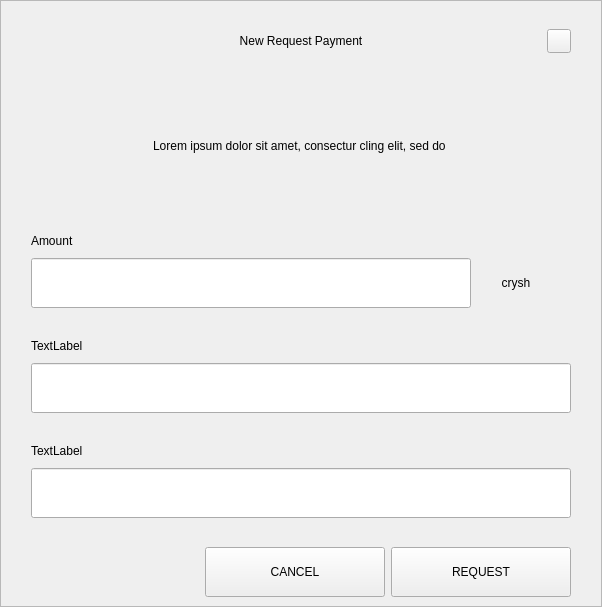
<?xml version="1.0" encoding="UTF-8"?>
<ui version="4.0">
 <class>RequestDialog</class>
 <widget class="QDialog" name="RequestDialog">
  <property name="geometry">
   <rect>
    <x>0</x>
    <y>0</y>
    <width>602</width>
    <height>607</height>
   </rect>
  </property>
  <property name="windowTitle">
   <string>Dialog</string>
  </property>
  <layout class="QVBoxLayout" name="verticalLayout_5">
   <property name="spacing">
    <number>0</number>
   </property>
   <property name="leftMargin">
    <number>0</number>
   </property>
   <property name="topMargin">
    <number>0</number>
   </property>
   <property name="rightMargin">
    <number>0</number>
   </property>
   <property name="bottomMargin">
    <number>0</number>
   </property>
   <item>
    <widget class="QFrame" name="frame">
     <property name="styleSheet">
      <string notr="true"/>
     </property>
     <property name="frameShape">
      <enum>QFrame::StyledPanel</enum>
     </property>
     <property name="frameShadow">
      <enum>QFrame::Raised</enum>
     </property>
     <layout class="QVBoxLayout" name="verticalLayout_4" stretch="1,0,0">
      <property name="spacing">
       <number>0</number>
      </property>
      <property name="leftMargin">
       <number>30</number>
      </property>
      <property name="topMargin">
       <number>20</number>
      </property>
      <property name="rightMargin">
       <number>30</number>
      </property>
      <property name="bottomMargin">
       <number>0</number>
      </property>
      <item>
       <layout class="QHBoxLayout" name="horizontalLayout_3">
        <property name="spacing">
         <number>0</number>
        </property>
        <item>
         <spacer name="horizontalSpacer_21">
          <property name="orientation">
           <enum>Qt::Horizontal</enum>
          </property>
          <property name="sizeHint" stdset="0">
           <size>
            <width>40</width>
            <height>20</height>
           </size>
          </property>
         </spacer>
        </item>
        <item>
         <widget class="QLabel" name="labelTitle">
          <property name="minimumSize">
           <size>
            <width>0</width>
            <height>40</height>
           </size>
          </property>
          <property name="maximumSize">
           <size>
            <width>16777215</width>
            <height>40</height>
           </size>
          </property>
          <property name="styleSheet">
           <string notr="true">padding-left:24px;</string>
          </property>
          <property name="text">
           <string>New Request Payment</string>
          </property>
          <property name="alignment">
           <set>Qt::AlignCenter</set>
          </property>
          <property name="margin">
           <number>7</number>
          </property>
         </widget>
        </item>
        <item>
         <spacer name="horizontalSpacer">
          <property name="orientation">
           <enum>Qt::Horizontal</enum>
          </property>
          <property name="sizeHint" stdset="0">
           <size>
            <width>40</width>
            <height>20</height>
           </size>
          </property>
         </spacer>
        </item>
        <item>
         <widget class="QPushButton" name="btnEsc">
          <property name="minimumSize">
           <size>
            <width>24</width>
            <height>24</height>
           </size>
          </property>
          <property name="maximumSize">
           <size>
            <width>24</width>
            <height>24</height>
           </size>
          </property>
          <property name="focusPolicy">
           <enum>Qt::NoFocus</enum>
          </property>
          <property name="text">
           <string/>
          </property>
         </widget>
        </item>
       </layout>
      </item>
      <item>
       <widget class="QStackedWidget" name="stack">
        <property name="minimumSize">
         <size>
          <width>540</width>
          <height>0</height>
         </size>
        </property>
        <property name="maximumSize">
         <size>
          <width>540</width>
          <height>16777215</height>
         </size>
        </property>
        <property name="currentIndex">
         <number>0</number>
        </property>
        <widget class="QWidget" name="page_1">
         <property name="minimumSize">
          <size>
           <width>540</width>
           <height>0</height>
          </size>
         </property>
         <property name="maximumSize">
          <size>
           <width>540</width>
           <height>16777215</height>
          </size>
         </property>
         <layout class="QVBoxLayout" name="layout1">
          <property name="spacing">
           <number>0</number>
          </property>
          <property name="leftMargin">
           <number>0</number>
          </property>
          <property name="topMargin">
           <number>0</number>
          </property>
          <property name="rightMargin">
           <number>0</number>
          </property>
          <property name="bottomMargin">
           <number>0</number>
          </property>
          <item>
           <spacer name="verticalSpacer_21">
            <property name="orientation">
             <enum>Qt::Vertical</enum>
            </property>
            <property name="sizeType">
             <enum>QSizePolicy::Fixed</enum>
            </property>
            <property name="sizeHint" stdset="0">
             <size>
              <width>20</width>
              <height>30</height>
             </size>
            </property>
           </spacer>
          </item>
          <item alignment="Qt::AlignHCenter">
           <widget class="QLabel" name="labelMessage">
            <property name="minimumSize">
             <size>
              <width>400</width>
              <height>50</height>
             </size>
            </property>
            <property name="text">
             <string>Lorem ipsum dolor sit amet, consectur cling elit, sed do </string>
            </property>
            <property name="alignment">
             <set>Qt::AlignCenter</set>
            </property>
            <property name="wordWrap">
             <bool>true</bool>
            </property>
           </widget>
          </item>
          <item alignment="Qt::AlignBottom">
           <widget class="QWidget" name="containerAmount" native="true">
            <layout class="QVBoxLayout" name="verticalLayout">
             <property name="spacing">
              <number>9</number>
             </property>
             <property name="leftMargin">
              <number>0</number>
             </property>
             <property name="topMargin">
              <number>0</number>
             </property>
             <property name="rightMargin">
              <number>0</number>
             </property>
             <property name="bottomMargin">
              <number>0</number>
             </property>
             <item>
              <widget class="QLabel" name="labelSubtitleAmount">
               <property name="minimumSize">
                <size>
                 <width>350</width>
                 <height>16</height>
                </size>
               </property>
               <property name="maximumSize">
                <size>
                 <width>16777215</width>
                 <height>16</height>
                </size>
               </property>
               <property name="text">
                <string>Amount</string>
               </property>
              </widget>
             </item>
             <item alignment="Qt::AlignTop">
              <widget class="QWidget" name="layoutAmount" native="true">
               <layout class="QHBoxLayout" name="horizontalLayout" stretch="2,0">
                <property name="spacing">
                 <number>0</number>
                </property>
                <property name="leftMargin">
                 <number>0</number>
                </property>
                <property name="topMargin">
                 <number>0</number>
                </property>
                <property name="rightMargin">
                 <number>0</number>
                </property>
                <property name="bottomMargin">
                 <number>0</number>
                </property>
                <item>
                 <widget class="QLineEdit" name="lineEditAmount">
                  <property name="minimumSize">
                   <size>
                    <width>0</width>
                    <height>50</height>
                   </size>
                  </property>
                  <property name="maximumSize">
                   <size>
                    <width>16777215</width>
                    <height>50</height>
                   </size>
                  </property>
                 </widget>
                </item>
                <item>
                 <widget class="QWidget" name="comboContainer" native="true">
                  <property name="minimumSize">
                   <size>
                    <width>100</width>
                    <height>50</height>
                   </size>
                  </property>
                  <property name="maximumSize">
                   <size>
                    <width>16777215</width>
                    <height>50</height>
                   </size>
                  </property>
                  <layout class="QHBoxLayout" name="horizontalLayout_31">
                   <property name="spacing">
                    <number>0</number>
                   </property>
                   <property name="leftMargin">
                    <number>0</number>
                   </property>
                   <property name="topMargin">
                    <number>0</number>
                   </property>
                   <property name="rightMargin">
                    <number>10</number>
                   </property>
                   <property name="bottomMargin">
                    <number>0</number>
                   </property>
                   <item>
                    <widget class="QLabel" name="comboBoxCoin">
                     <property name="text">
                      <string>crysh</string>
                     </property>
                     <property name="alignment">
                      <set>Qt::AlignCenter</set>
                     </property>
                    </widget>
                   </item>
                  </layout>
                 </widget>
                </item>
               </layout>
              </widget>
             </item>
            </layout>
           </widget>
          </item>
          <item>
           <spacer name="verticalSpacer_31">
            <property name="orientation">
             <enum>Qt::Vertical</enum>
            </property>
            <property name="sizeType">
             <enum>QSizePolicy::Fixed</enum>
            </property>
            <property name="sizeHint" stdset="0">
             <size>
              <width>20</width>
              <height>30</height>
             </size>
            </property>
           </spacer>
          </item>
          <item>
           <layout class="QVBoxLayout" name="verticalLayoutLabel">
            <property name="spacing">
             <number>9</number>
            </property>
            <item>
             <widget class="QLabel" name="labelSubtitleLabel">
              <property name="minimumSize">
               <size>
                <width>0</width>
                <height>16</height>
               </size>
              </property>
              <property name="maximumSize">
               <size>
                <width>16777215</width>
                <height>16</height>
               </size>
              </property>
              <property name="text">
               <string>TextLabel</string>
              </property>
             </widget>
            </item>
            <item>
             <widget class="QLineEdit" name="lineEditLabel">
              <property name="minimumSize">
               <size>
                <width>0</width>
                <height>50</height>
               </size>
              </property>
              <property name="maximumSize">
               <size>
                <width>16777215</width>
                <height>50</height>
               </size>
              </property>
             </widget>
            </item>
           </layout>
          </item>
          <item>
           <spacer name="verticalSpacer_34">
            <property name="orientation">
             <enum>Qt::Vertical</enum>
            </property>
            <property name="sizeType">
             <enum>QSizePolicy::Fixed</enum>
            </property>
            <property name="sizeHint" stdset="0">
             <size>
              <width>20</width>
              <height>30</height>
             </size>
            </property>
           </spacer>
          </item>
          <item>
           <layout class="QVBoxLayout" name="verticalLayoutDescription">
            <property name="spacing">
             <number>9</number>
            </property>
            <item>
             <widget class="QLabel" name="labelSubtitleDescription">
              <property name="minimumSize">
               <size>
                <width>0</width>
                <height>16</height>
               </size>
              </property>
              <property name="maximumSize">
               <size>
                <width>16777215</width>
                <height>16</height>
               </size>
              </property>
              <property name="text">
               <string>TextLabel</string>
              </property>
             </widget>
            </item>
            <item>
             <widget class="QLineEdit" name="lineEditDescription">
              <property name="minimumSize">
               <size>
                <width>0</width>
                <height>50</height>
               </size>
              </property>
              <property name="maximumSize">
               <size>
                <width>16777215</width>
                <height>50</height>
               </size>
              </property>
             </widget>
            </item>
            <item>
             <spacer name="verticalSpacer_4">
              <property name="orientation">
               <enum>Qt::Vertical</enum>
              </property>
              <property name="sizeType">
               <enum>QSizePolicy::Fixed</enum>
              </property>
              <property name="sizeHint" stdset="0">
               <size>
                <width>20</width>
                <height>20</height>
               </size>
              </property>
             </spacer>
            </item>
           </layout>
          </item>
         </layout>
        </widget>
        <widget class="QWidget" name="page_2">
         <layout class="QVBoxLayout" name="layout2">
          <item>
           <spacer name="verticalSpacer_5">
            <property name="orientation">
             <enum>Qt::Vertical</enum>
            </property>
            <property name="sizeType">
             <enum>QSizePolicy::Fixed</enum>
            </property>
            <property name="sizeHint" stdset="0">
             <size>
              <width>20</width>
              <height>50</height>
             </size>
            </property>
           </spacer>
          </item>
          <item alignment="Qt::AlignHCenter">
           <widget class="QLabel" name="labelQrImg">
            <property name="minimumSize">
             <size>
              <width>260</width>
              <height>260</height>
             </size>
            </property>
            <property name="maximumSize">
             <size>
              <width>260</width>
              <height>260</height>
             </size>
            </property>
            <property name="text">
             <string/>
            </property>
            <property name="alignment">
             <set>Qt::AlignCenter</set>
            </property>
           </widget>
          </item>
          <item>
           <spacer name="verticalSpacer_2">
            <property name="orientation">
             <enum>Qt::Vertical</enum>
            </property>
            <property name="sizeType">
             <enum>QSizePolicy::Fixed</enum>
            </property>
            <property name="sizeHint" stdset="0">
             <size>
              <width>20</width>
              <height>30</height>
             </size>
            </property>
           </spacer>
          </item>
          <item alignment="Qt::AlignHCenter">
           <widget class="QLabel" name="labelAddress">
            <property name="text">
             <string>A7VFR83SQbiezrW72hjcWJtcfip5krte2Z </string>
            </property>
           </widget>
          </item>
          <item>
           <spacer name="verticalSpacer_32">
            <property name="orientation">
             <enum>Qt::Vertical</enum>
            </property>
            <property name="sizeType">
             <enum>QSizePolicy::Expanding</enum>
            </property>
            <property name="sizeHint" stdset="0">
             <size>
              <width>20</width>
              <height>20</height>
             </size>
            </property>
           </spacer>
          </item>
          <item>
           <layout class="QHBoxLayout" name="horizontal">
            <property name="leftMargin">
             <number>20</number>
            </property>
            <property name="rightMargin">
             <number>20</number>
            </property>
            <property name="bottomMargin">
             <number>20</number>
            </property>
            <item>
             <spacer name="horizontalSpacer_4">
              <property name="orientation">
               <enum>Qt::Horizontal</enum>
              </property>
              <property name="sizeHint" stdset="0">
               <size>
                <width>40</width>
                <height>20</height>
               </size>
              </property>
             </spacer>
            </item>
            <item>
             <widget class="QPushButton" name="btnCopyAddress">
              <property name="minimumSize">
               <size>
                <width>180</width>
                <height>50</height>
               </size>
              </property>
              <property name="text">
               <string>COPY ADDRESS</string>
              </property>
             </widget>
            </item>
            <item>
             <widget class="QPushButton" name="btnCopyUrl">
              <property name="minimumSize">
               <size>
                <width>180</width>
                <height>50</height>
               </size>
              </property>
              <property name="text">
               <string>COPY URL</string>
              </property>
             </widget>
            </item>
            <item>
             <spacer name="horizontalSpacer_2">
              <property name="orientation">
               <enum>Qt::Horizontal</enum>
              </property>
              <property name="sizeHint" stdset="0">
               <size>
                <width>40</width>
                <height>20</height>
               </size>
              </property>
             </spacer>
            </item>
           </layout>
          </item>
         </layout>
        </widget>
       </widget>
      </item>
      <item>
       <widget class="QWidget" name="buttonsStack" native="true">
        <layout class="QHBoxLayout" name="horizontalLayout_5">
         <property name="leftMargin">
          <number>20</number>
         </property>
         <property name="rightMargin">
          <number>0</number>
         </property>
         <item>
          <spacer name="horizontalSpacer_41">
           <property name="orientation">
            <enum>Qt::Horizontal</enum>
           </property>
           <property name="sizeHint" stdset="0">
            <size>
             <width>40</width>
             <height>20</height>
            </size>
           </property>
          </spacer>
         </item>
         <item>
          <widget class="QPushButton" name="btnCancel">
           <property name="minimumSize">
            <size>
             <width>180</width>
             <height>50</height>
            </size>
           </property>
           <property name="focusPolicy">
            <enum>Qt::NoFocus</enum>
           </property>
           <property name="text">
            <string>CANCEL</string>
           </property>
          </widget>
         </item>
         <item>
          <widget class="QPushButton" name="btnSave">
           <property name="minimumSize">
            <size>
             <width>180</width>
             <height>50</height>
            </size>
           </property>
           <property name="focusPolicy">
            <enum>Qt::NoFocus</enum>
           </property>
           <property name="text">
            <string>REQUEST</string>
           </property>
          </widget>
         </item>
        </layout>
       </widget>
      </item>
     </layout>
    </widget>
   </item>
  </layout>
 </widget>
 <resources/>
 <connections/>
</ui>
